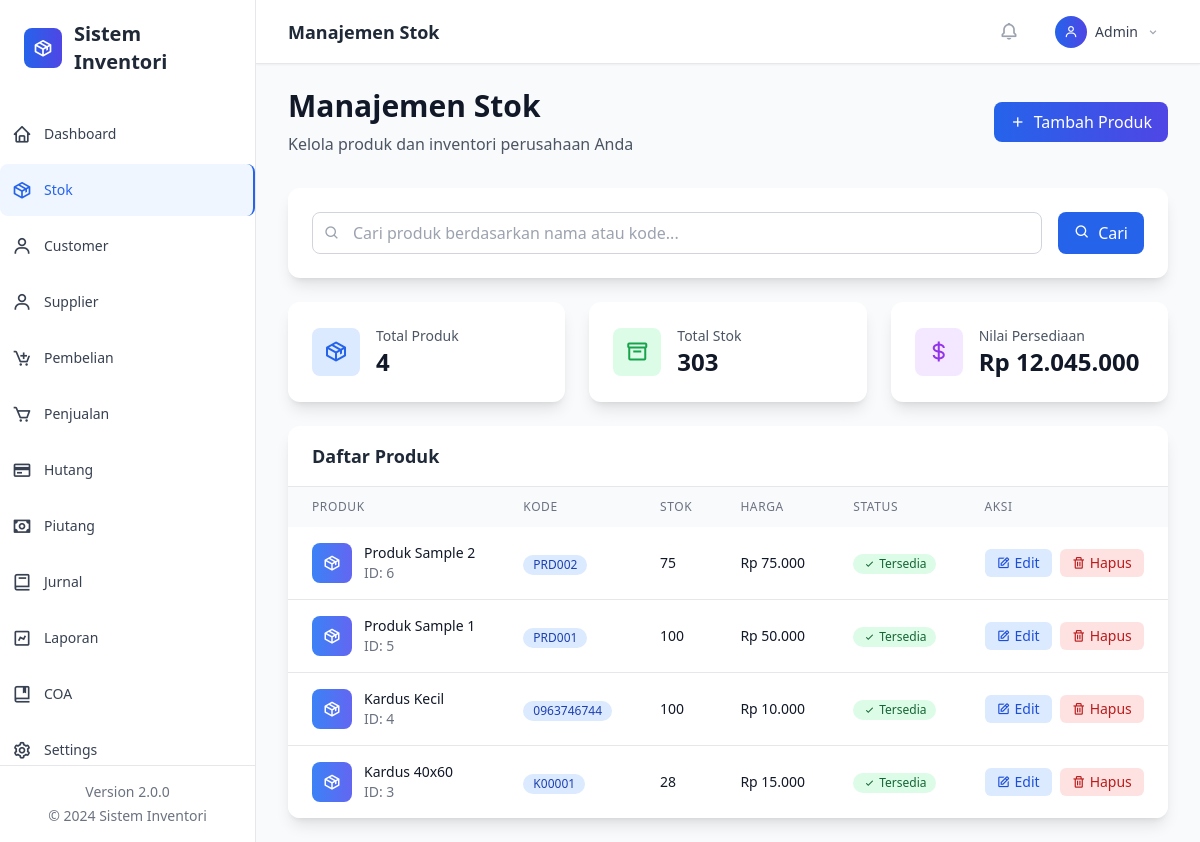
Before: /?page=stok with the older database file.
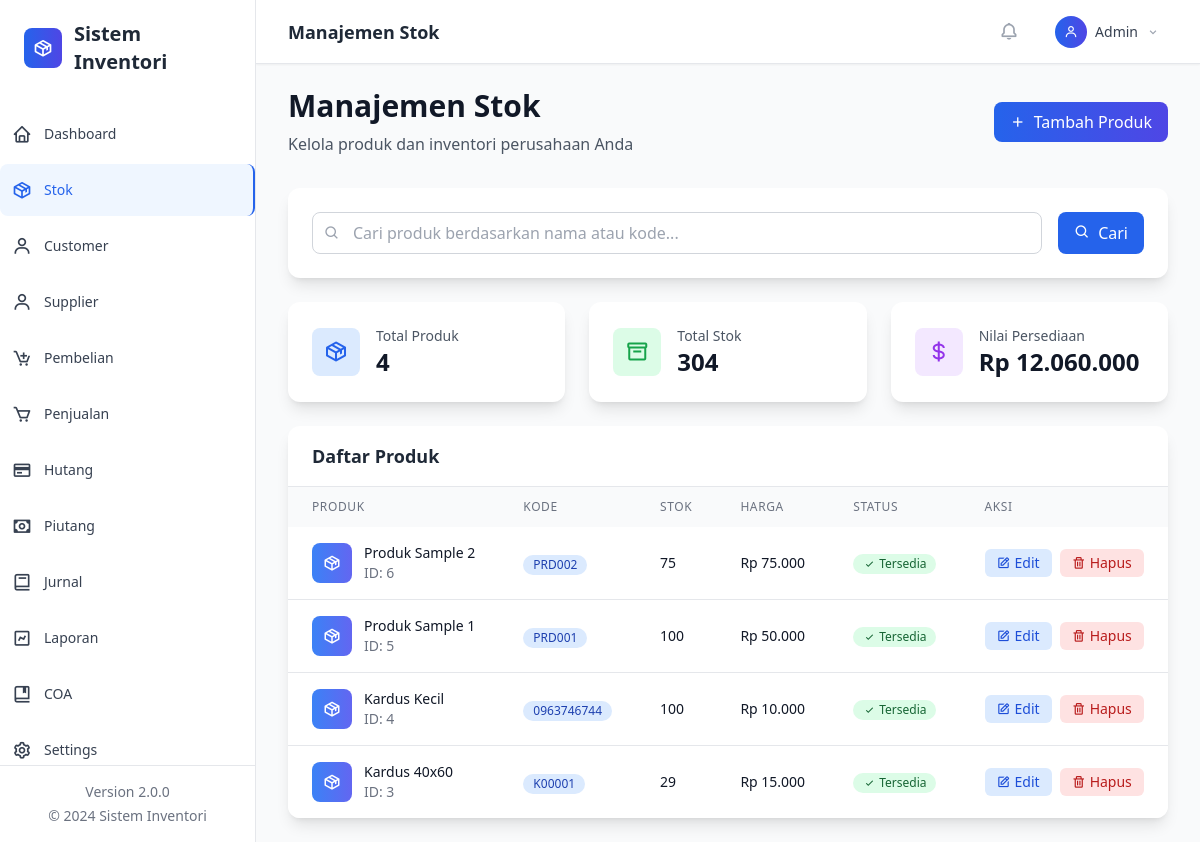
After: the same page with the newer database file.
### tables this page shows
CREATE TABLE stok (
  id INTEGER PRIMARY KEY AUTOINCREMENT,
  kode TEXT UNIQUE,
  nama TEXT,
  stok INTEGER DEFAULT 0,
  harga INTEGER DEFAULT 0
);

### classes/Database.php (called while the page is built, shortened)
<?php
class Database {
    private $pdo;
    private static $instance = null;
    private function __construct() {
        try {
            $this->pdo = new PDO('sqlite:' . DB_FILE);
            $this->pdo->setAttribute(PDO::ATTR_ERRMODE, PDO::ERRMODE_EXCEPTION);
            $this->pdo->exec('PRAGMA foreign_keys = ON;');
            $this->initializeTables();
        } catch (Exception $e) {
            if (DEBUG_MODE) {
                die('Database Error: ' . $e->getMessage());
            } else {
                die('Database connection failed. Please contact administrator.');
            }
        }
    }
    public static function getInstance() {
        if (self::$instance === null) {
            self::$instance = new self();
        }
        return self::$instance;
    }
    private function initializeTables() {
        if (file_exists(INIT_SQL)) {
            $sql = file_get_contents(INIT_SQL);
            $stmts = array_filter(array_map('trim', explode(';', $sql)));
            foreach ($stmts as $stmt) {
                if ($stmt) {
                    $this->pdo->exec($stmt);
                }
            }
        }
        $this->createProfileTable();
    }
    private function createProfileTable() {
        $sql = "CREATE TABLE IF NOT EXISTS profil_perusahaan (
            id INTEGER PRIMARY KEY AUTOINCREMENT,
            nama_perusahaan TEXT NOT NULL,
            alamat TEXT,
            telepon TEXT,
            email TEXT,
            website TEXT,
            logo TEXT,
            npwp TEXT,
            created_at DATETIME DEFAULT CURRENT_TIMESTAMP,
            updated_at DATETIME DEFAULT CURRENT_TIMESTAMP
        )";
        $this->pdo->exec($sql);
        $stmt = $this->pdo->prepare("SELECT COUNT(*) FROM profil_perusahaan");
        $stmt->execute();
    }
    public function query($sql, $params = []) {
        try {
            $stmt = $this->pdo->prepare($sql);
            $stmt->execute($params);
            return $stmt;
        } catch (Exception $e) {
            if (DEBUG_MODE) {
                throw new Exception('Query Error: ' . $e->getMessage());
            } else {
                throw new Exception('Database operation failed.');
            }
        }
    }
    public function fetchAll($sql, $params = []) {
        return $this->query($sql, $params)->fetchAll(PDO::FETCH_ASSOC);
    }
    public function fetch($sql, $params = []) {
        return $this->query($sql, $params)->fetch(PDO::FETCH_ASSOC);
    }
}
?>

### classes/Helper.php (called while the page is built, shortened)
<?php
class Helper {
    public static function formatMoney($amount) {
        return 'Rp ' . number_format($amount, 0, ',', '.');
    }
}
?>

### views/stok/index.php (the view, shortened to what the changed rows need)
<?php
$search = $_GET['search'] ?? '';
$whereClause = '';
$params = [];
$page = max(1, (int)($_GET['p'] ?? 1));
$perPage = 10;
$offset = ($page - 1) * $perPage;
$totalRows = $db->fetch("SELECT COUNT(*) as total FROM stok $whereClause", $params)['total'];
$rows = $db->fetchAll("SELECT * FROM stok $whereClause ORDER BY id DESC LIMIT ? OFFSET ?",
    array_merge($params, [$perPage, $offset]));
?>
<div class="mb-8">
    <div class="flex flex-col sm:flex-row sm:items-center sm:justify-between">
        <div>
            <h1 class="text-3xl font-bold text-gray-900">Manajemen Stok</h1>
            <p class="mt-2 text-gray-600">Kelola produk dan inventori perusahaan Anda</p>
        </div>
        <div class="mt-4 sm:mt-0">
            <button onclick="openTambah()"
                    class="inline-flex items-center px-4 py-2 bg-gradient-to-r from-blue-600 to-indigo-600 text-white font-medium rounded-lg hover:from-blue-700 hover:to-indigo-700 focus:ring-4 focus:ring-blue-300 transition-all duration-200">
                <i class='bx bx-plus mr-2'></i>
                Tambah Produk
            </button>
        </div>
    </div>
</div>
<div class="bg-white rounded-xl shadow-lg p-6 mb-6">
    <div class="flex flex-col sm:flex-row gap-4">
        <div class="flex-1">
            <div class="relative">
                <i class='bx bx-search absolute left-3 top-1/2 transform -translate-y-1/2 text-gray-400'></i>
                <input type="text" id="searchInput" placeholder="Cari produk berdasarkan nama atau kode..."
                       value="<?php echo htmlspecialchars($search); ?>"
                       class="w-full pl-10 pr-4 py-2 border border-gray-300 rounded-lg focus:ring-2 focus:ring-blue-500 focus:border-transparent">
            </div>
        </div>
        <div class="flex gap-2">
            <button onclick="performSearch()"
                    class="px-4 py-2 bg-blue-600 text-white rounded-lg hover:bg-blue-700 transition-colors">
                <i class='bx bx-search mr-2'></i>Cari
            </button>
        </div>
    </div>
</div>
<div class="grid grid-cols-1 md:grid-cols-3 gap-6 mb-6">
    <div class="bg-white rounded-xl shadow-lg p-6">
        <div class="flex items-center">
            <div class="w-12 h-12 bg-blue-100 rounded-lg flex items-center justify-center mr-4">
                <i class='bx bx-package text-2xl text-blue-600'></i>
            </div>
            <div>
                <p class="text-sm font-medium text-gray-600">Total Produk</p>
                <p class="text-2xl font-bold text-gray-900"><?php echo number_format($totalRows); ?></p>
            </div>
        </div>
    </div>
    <div class="bg-white rounded-xl shadow-lg p-6">
        <div class="flex items-center">
            <div class="w-12 h-12 bg-green-100 rounded-lg flex items-center justify-center mr-4">
                <i class='bx bx-box text-2xl text-green-600'></i>
            </div>
            <div>
                <p class="text-sm font-medium text-gray-600">Total Stok</p>
                <?php $totalStok = $db->fetch("SELECT SUM(stok) as total FROM stok")['total'] ?? 0; ?>
                <p class="text-2xl font-bold text-gray-900"><?php echo number_format($totalStok); ?></p>
            </div>
        </div>
    </div>
    <div class="bg-white rounded-xl shadow-lg p-6">
        <div class="flex items-center">
            <div class="w-12 h-12 bg-purple-100 rounded-lg flex items-center justify-center mr-4">
                <i class='bx bx-dollar text-2xl text-purple-600'></i>
            </div>
            <div>
                <p class="text-sm font-medium text-gray-600">Nilai Persediaan</p>
                <?php $nilaiPersediaan = $db->fetch("SELECT SUM(stok*harga) as total FROM stok")['total'] ?? 0; ?>
                <p class="text-2xl font-bold text-gray-900"><?php echo Helper::formatMoney($nilaiPersediaan); ?></p>
            </div>
        </div>
    </div>
</div>
<div class="bg-white rounded-xl shadow-lg overflow-hidden">
    <div class="px-6 py-4 border-b border-gray-200">
        <h3 class="text-lg font-semibold text-gray-800">Daftar Produk</h3>
</div>
    <?php if (empty($rows)): ?>
        <div class="text-center py-12">
            <i class='bx bx-package text-6xl text-gray-300 mb-4'></i>
            <h3 class="text-lg font-medium text-gray-900 mb-2">Tidak ada produk</h3>
            <p class="text-gray-500 mb-4">
                <?php echo !empty($search) ? 'Tidak ada produk yang sesuai dengan pencarian Anda.' : 'Mulai dengan menambahkan produk pertama Anda.'; ?>
            </p>
            <?php if (empty($search)): ?>
                <button onclick="openTambah()"
                        class="inline-flex items-center px-4 py-2 bg-blue-600 text-white rounded-lg hover:bg-blue-700 transition-colors">
                    <i class='bx bx-plus mr-2'></i>Tambah Produk Pertama
                </button>
            <?php endif; ?>
        </div>
    <?php else: ?>
        <div class="overflow-x-auto">
            <table class="w-full">
                <thead class="bg-gray-50">
                    <tr>
                        <th class="px-6 py-3 text-left text-xs font-medium text-gray-500 uppercase tracking-wider">Produk</th>
                        <th class="px-6 py-3 text-left text-xs font-medium text-gray-500 uppercase tracking-wider">Kode</th>
                        <th class="px-6 py-3 text-left text-xs font-medium text-gray-500 uppercase tracking-wider">Stok</th>
                        <th class="px-6 py-3 text-left text-xs font-medium text-gray-500 uppercase tracking-wider">Harga</th>
                        <th class="px-6 py-3 text-left text-xs font-medium text-gray-500 uppercase tracking-wider">Status</th>
                        <th class="px-6 py-3 text-left text-xs font-medium text-gray-500 uppercase tracking-wider">Aksi</th>
                    </tr>
                </thead>
                <tbody class="bg-white divide-y divide-gray-200">
                    <?php foreach ($rows as $r): ?>
                        <tr class="hover:bg-gray-50 transition-colors">
                            <td class="px-6 py-4 whitespace-nowrap">
                                <div class="flex items-center">
                                    <div class="w-10 h-10 bg-gradient-to-r from-blue-500 to-indigo-500 rounded-lg flex items-center justify-center mr-3">
                                        <i class='bx bx-package text-white text-lg'></i>
                                    </div>
                                    <div>
                                        <div class="text-sm font-medium text-gray-900"><?php echo htmlspecialchars($r['nama']); ?></div>
                                        <div class="text-sm text-gray-500">ID: <?php echo $r['id']; ?></div>
                                    </div>
                                </div>
                            </td>
                            <td class="px-6 py-4 whitespace-nowrap">
                                <span class="inline-flex items-center px-2.5 py-0.5 rounded-full text-xs font-medium bg-blue-100 text-blue-800">
                                    <?php echo htmlspecialchars($r['kode']); ?>
                                </span>
                            </td>
                            <td class="px-6 py-4 whitespace-nowrap">
                                <div class="flex items-center">
                                    <span class="text-sm font-medium text-gray-900"><?php echo number_format($r['stok']); ?></span>
                                </div>
                            </td>
                            <td class="px-6 py-4 whitespace-nowrap text-sm font-medium text-gray-900">
                                <?php echo Helper::formatMoney($r['harga']); ?>
                            </td>
                            <td class="px-6 py-4 whitespace-nowrap">
                                <?php if ($r['stok'] > 20): ?>
                                    <span class="inline-flex items-center px-2.5 py-0.5 rounded-full text-xs font-medium bg-green-100 text-green-800">
                                        <i class='bx bx-check mr-1'></i>Tersedia
                                    </span>
                                <?php elseif ($r['stok'] > 0): ?>
                                    <span class="inline-flex items-center px-2.5 py-0.5 rounded-full text-xs font-medium bg-yellow-100 text-yellow-800">
                                        <i class='bx bx-warning mr-1'></i>Terbatas
                                    </span>
                                <?php else: ?>
                                    <span class="inline-flex items-center px-2.5 py-0.5 rounded-full text-xs font-medium bg-red-100 text-red-800">
                                        <i class='bx bx-x mr-1'></i>Habis
                                    </span>
                                <?php endif; ?>
                            </td>
                            <td class="px-6 py-4 whitespace-nowrap text-sm font-medium">
                                <div class="flex space-x-2">
                                    <button onclick="edit(<?php echo $r['id']; ?>)"
                                            class="inline-flex items-center px-3 py-1 bg-blue-100 text-blue-700 rounded-md hover:bg-blue-200 transition-colors">
                                        <i class='bx bx-edit mr-1'></i>Edit
                                    </button>
                                    <button onclick="hapus(<?php echo $r['id']; ?>)"
                                            class="inline-flex items-center px-3 py-1 bg-red-100 text-red-700 rounded-md hover:bg-red-200 transition-colors">
                                        <i class='bx bx-trash mr-1'></i>Hapus
                                    </button>
                                </div>
            </td>
                        </tr>
                    <?php endforeach; ?>
    </tbody>
  </table>
</div>
    <?php endif; ?>
</div>

Changed rows visible on the page:
changed stok "Kardus 40x60": stok "28" → "29"
Other visible differences:
$totalStok: "303" → "304"
Helper::formatMoney($nilaiPersediaan): "Rp 12.045.000" → "Rp 12.060.000"
